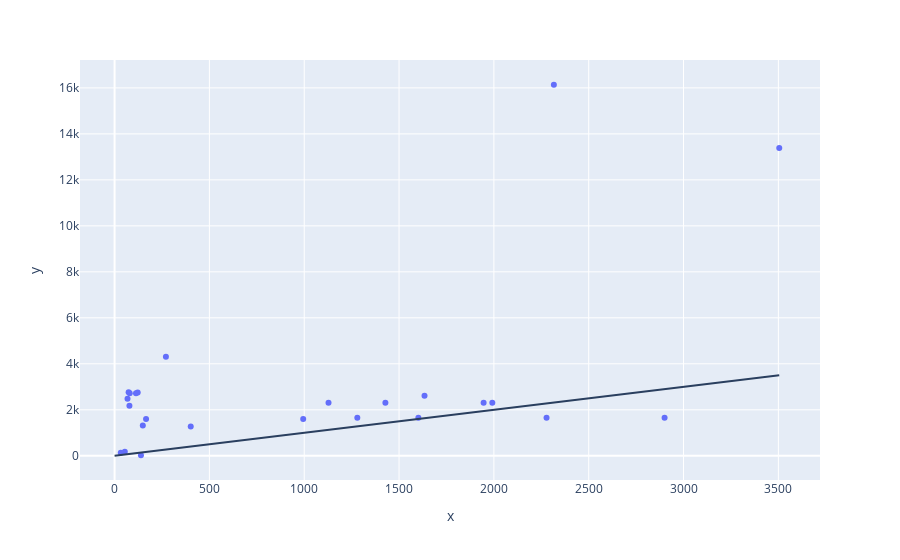

Here is the notebook cell this chart was saved with:
### Code cell
y_pred = y_pred_ridge

fig = px.scatter(x = y_pred, y = y_test)
fig.update_layout(shapes=[{"type": "line", "y0":0, "y1":max(y_pred), "x0":0, "x1": max(y_pred)}])

### Figure 1 — Plotly figure (JSON) as saved in the notebook; plotly's stock layout.template omitted (floating-point values rounded to 4 significant figures)
{"data": [{"hovertemplate": "x=%{x}<br>y=%{y}<extra></extra>", "legendgroup": "", "marker": {"color": "#636efa", "symbol": "circle"}, "mode": "markers", "name": "", "orientation": "v", "showlegend": false, "type": "scatter", "x": [122.0, 148.8, 270.7, 1634.0, 3505.0, 2316.0, 1946.0, 2900.0, 1428.0, 2278.0, 1128.0, 1280.0, 1992.0, 1602.0, 68.36, 401.5, 54.03, 74.11, 78.31, 994.6, 166.0, 32.58, 79.98, 112.8, 139.0], "xaxis": "x", "y": [2756, 1314, 4305, 2616, 13389, 16137, 2306, 1656, 2306, 1656, 2306, 1656, 2306, 1656, 2481, 1272, 174, 2760, 2178, 1604, 1604, 131, 2715, 2715, 23], "yaxis": "y"}], "layout": {"legend": {"tracegroupgap": 0}, "margin": {"t": 60}, "shapes": [{"type": "line", "x0": 0, "x1": 3505.0, "y0": 0, "y1": 3505.0}], "xaxis": {"anchor": "y", "domain": [0, 1], "title": {"text": "x"}}, "yaxis": {"anchor": "x", "domain": [0, 1], "title": {"text": "y"}}}}
